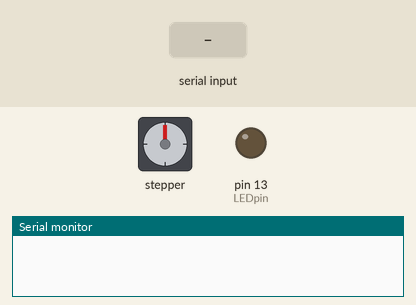
This sketch was run on a simulated Arduino Uno, built with avr-gcc and run on an emulated ATmega328P. Shown: stepper motor, output pins drawn as LEDs (lit = HIGH), the last lines printed to the serial monitor. Wiring (inferred from the names in the program): stepper motor driver (200 steps per turn assumed): step pin 12; direction pin 11. Inputs (shaded band) come from the test bench. Pins used as bus, display or sensor lines are not drawn.

Above: at 1.2 s.
1.3 s: "m90\n" received over Serial
At 2.4 s:
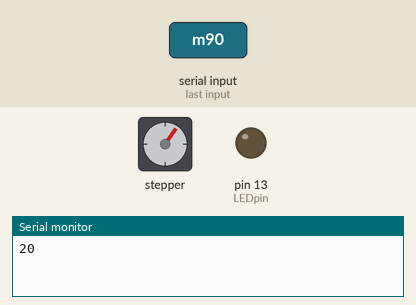
2.8 s: "m,45\n" received over Serial
At 3.6 s:
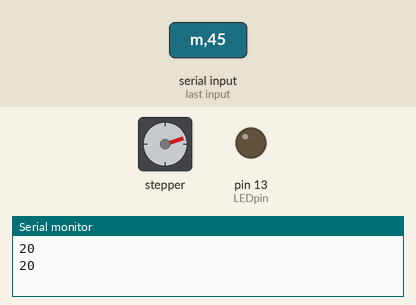
4.3 s: "m" received over Serial
At 4.7 s:
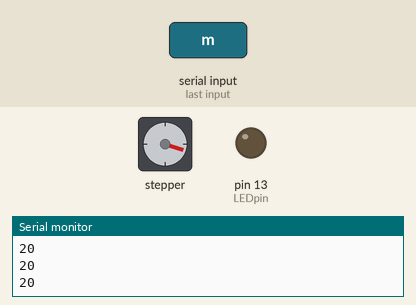
5.8 s: "m90\n" received over Serial
At 7.0 s:
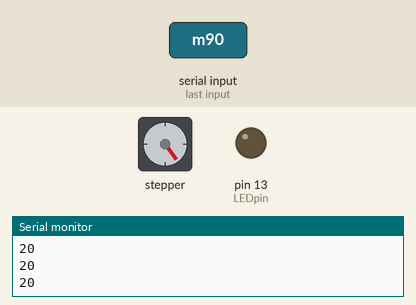
7.3 s: "m,45\n" received over Serial
At 8.2 s:
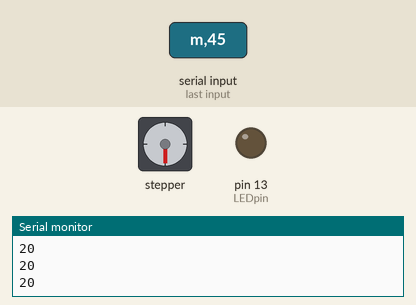
8.8 s: "m" received over Serial
At 9.3 s:
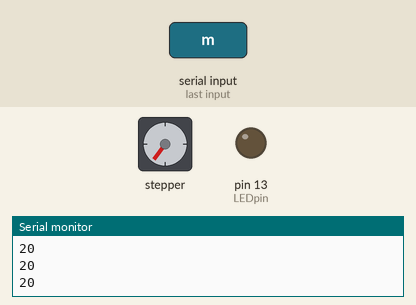
Timing chart, 0 to 11.3 s (numbered marks = the images above; inputs shaded):
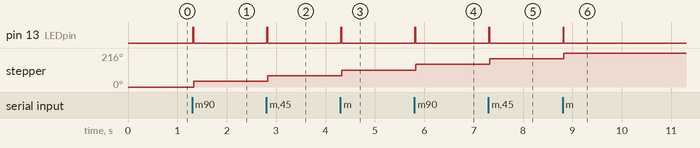

The sketch:

AH_Robot_xAxisControl.ino
```cpp
// For reading serial packet
char term = 't';

// X-Axis: COMM4

// Pin definitions
int xDirPin = 11; // x-axis Direction pin
int xStepPin = 12;  // x-axis Step Pin
int LEDpin = 13; // LED pin (debugging)

// Movement Variables
bool robot_direction;
int t, pred_x, pred_y, cur_x, cur_y, move_x, move_y;

// Static Definitions
int x_mid = 250;     // re-center axis to the middle, halfway between upperBound and lowerBound
int maxMove_x = 1200; // 1250 steps = 125 px * 10 step/px = 113 steps/in * 11 in
int delayTime_x = 350; // min delay time to maximize motor speed
int x_Calibration = 10; // steps/px

void setup() {
  pinMode(xDirPin, OUTPUT);
  pinMode(xStepPin, OUTPUT);
  pinMode(LEDpin, OUTPUT);
  digitalWrite(LEDpin, LOW);
  Serial.begin(115200); // // opens serial port, sets data rate to 115200 bps

  pred_x = x_mid;
  move_x = 0;
}

void loop() {
  while(Serial.available() == 0) // Do nothing until serial input is received
  { }

  while(Serial.available() != 0) // loop thru the whole serial
   {
    delay(10);

    char command = Serial.read();

    // Reading Serial Packet
        if (command == 's')    // 's' detected for start flag
        {
          t = numberCollect();
          pred_x = numberCollect();
          pred_y = numberCollect();
          cur_x = numberCollect();
          cur_y = numberCollect();
          numberCollect(); // call one more time to clear serial

          move_x = pred_x - x_mid; // move relative to the middle
          move_motor(move_x);
        }

        if (command == 'm') // Move back to center
          move_motor(-(move_x+2));  // move 3 less pixel back

   }
} // end loop


void move_motor(int move_x) {

      digitalWrite(LEDpin, HIGH);

      // Pixel to Step conversion
      move_x *= x_Calibration;

// X-Axis Motion
     // Select Direction
          if (move_x > 0)         // set direction to LOW for positive
            digitalWrite(xDirPin, LOW);
          else                    // set direction to HIGH for negative
            digitalWrite(xDirPin, HIGH);

          move_x = abs(move_x);   // set to absolute value
          if (move_x > maxMove_x)  // maxMove_x is max # steps before we hit wall
            move_x = maxMove_x;

// Move X Motor
           delay(10);

            for (int i = 0; i < move_x ; i++) // X-Axis Movement
            {
              digitalWrite(xStepPin, LOW);  // This LOW to HIGH change is what creates the
              digitalWrite(xStepPin, HIGH); // "Rising Edge" so the easydriver knows to when to step.
              delayMicroseconds(delayTime_x);      // This delay time is close to top speed for this
            }

            Serial.println(move_x);
            digitalWrite(LEDpin, LOW);
}

int numberCollect(){        // Reads from serial, returns int
  int numberInput = 0;
  char buf;

  delay(5);
  buf = Serial.read();

  if (buf == 'r')       // string ending character 'r'
    return -1;

  while (true) {
    if (buf == term)  // terminating char 't'
      return numberInput;

   // Loop until we hit terminating character
    numberInput *= 10;        // i.e. 151 = 100 + 50 + 1
    numberInput += (buf - '0'); // -'0' is to convert from ASCII to int
    buf = Serial.read();
  }
  return numberInput;
}


/* Test messages
 * X-Axis only        +50 px        s20t300t50t100t400tr
 * X-Axis only        -50 px        s20t200t50t100t400tr
 * X-Axis only (max)  +125 px       s20t375t50t100t400tr
 * X-Axis only (max)  -125 px       s20t125t50t100t400tr
 *
 * Y-Axis only        +25 px        s20t250t75t104t344tr
 * Y-Axis only (max)  +75 px        s20t250t125t104t344tr
 *
 * Both               +50 px        s20t300t100t100t400tr
 *
 *  Serial Packet Format
    s      0       t     100     t     100     t     200    t    200    t    r
    start  time    term  pred_x  term  pred_y  term  cur_x term  cur_y term  carriagereturn
*/
```

Measured:
- after the input at 1.3 s, pin 13 (LEDpin): LOW → HIGH at once, → LOW 0.02 s later; stepper: turns 36° clockwise, starting at once
- after the input at 2.8 s, pin 13 (LEDpin): LOW → HIGH at once, → LOW 0.02 s later; stepper: turns 36° clockwise, starting at once
- after the input at 4.3 s, pin 13 (LEDpin): LOW → HIGH at once, → LOW 0.02 s later; stepper: turns 36° clockwise, starting at once
- after the input at 5.8 s, pin 13 (LEDpin): LOW → HIGH at once, → LOW 0.02 s later; stepper: turns 36° clockwise, starting at once
- after the input at 7.3 s, pin 13 (LEDpin): LOW → HIGH at once, → LOW 0.02 s later; stepper: turns 36° clockwise, starting at once
- after the input at 8.8 s, pin 13 (LEDpin): LOW → HIGH at once, → LOW 0.02 s later; stepper: turns 36° clockwise, starting at once
